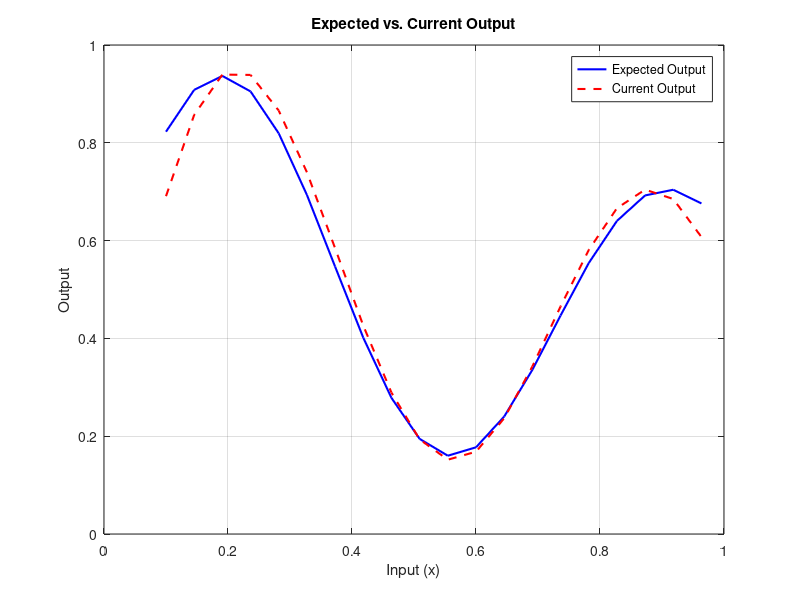

MATLAB code to generate this figure:
% Approximation using multilayer perceptron
clc
clear all
close all

% Weight and Biases
w = rand(2, 1);
w0 = rand(1, 1);

%INPUT
x = 0.1: 1/22: 1;

%OUTPUT
y = (1 + 0.6 * sin(2 * pi * x / 0.7) + 0.3 * sin(2 * pi * x)) / 2;

%Parameters for RBF
c1 = 0.2; r1 = 0.2475; %c1 is first peak on expected value
c2 = 0.9; r2 = 0.2475; %c2 is second peak on expected value
%r1 and r2 are result of r1 = abs(c2 - c1) / sqrt(2 * 2);

% Training parameters
eta = 0.1;                  % Training rate
max_epochs = 2000;          % Maximum number of training "rounds"
epoch = 0;                  % Initial epoch
error_threshold = 1e-9;     % Treshold to stop training
prev_avg_error = 1;         % Initialize previous error 

% Activation functions
RBF1 = exp(-((x - c1).^2) / (2 * r1^2)); 
RBF2 = exp(-((x - c2).^2) / (2 * r2^2)); 
RBF = [RBF1, RBF2];

while epoch < max_epochs
    e_total = 0; % Resets total error to 0 for each epoch
    output = zeros(size(x)); % Initialize the output vector 
    for i = 1:length(x)
        X = x(i);                  % Current input
        target = y(i);             % Target output for the current input

        % RBF layer
        RBF_output = [RBF1(i); RBF2(i)]; % RBF outputs for current input

        % Compute output layer input and output
        input = RBF_output' * w;         % Weighted sum 
        output(i) = input + w0;          % Add bias and store in output 

        % Calculate error
        error = target - output(i);      
        e_total = e_total + error^2;   

        % Update weights and bias
        w = w + eta * error * RBF_output;
        w0 = w0 + eta * error;
    end
    % Calculate average squared error 
    avg_error = e_total / length(x);
    
    % Check if average squared error < error threshold
    if abs(prev_avg_error - avg_error) < error_threshold
        break;
    end

    % Update previous average error and increment epoch
    prev_avg_error = avg_error;
    epoch = epoch + 1; 
    fprintf('Epoch %d, Average Error: %f, Error Change: %f\n', epoch, avg_error, abs(prev_avg_error - avg_error));
end


% Plot outputs
figure;
plot(x, y, 'b-', 'LineWidth', 1.5); 
hold on;
plot(x, output, 'r--', 'LineWidth', 1.5);
legend('Expected Output', 'Current Output');
xlabel('Input (x)');
ylabel('Output');
title('Expected vs. Current Output');
grid on;
hold off;







   
        